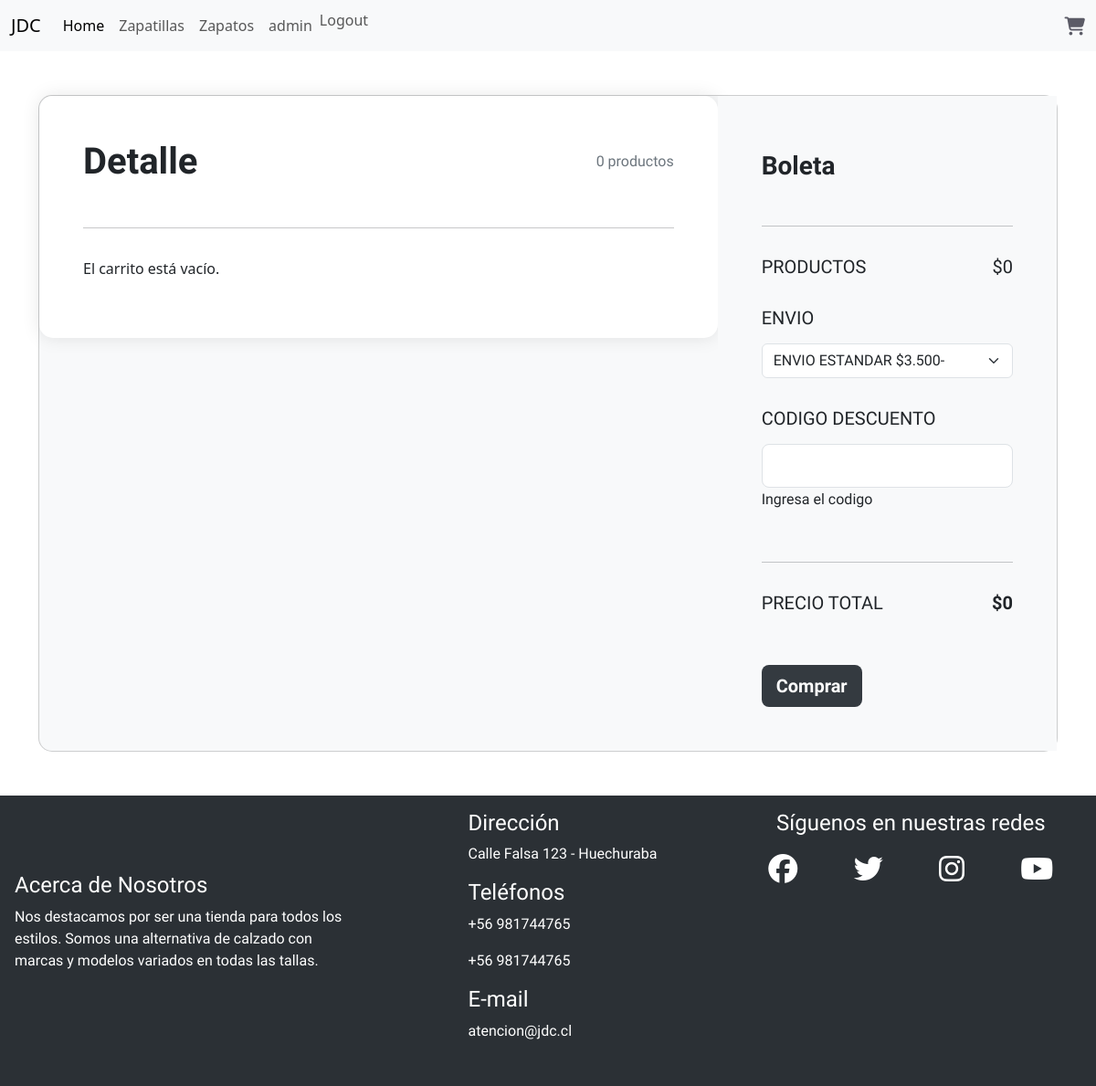
Page /carrito/ (signed in) on the earlier database version.
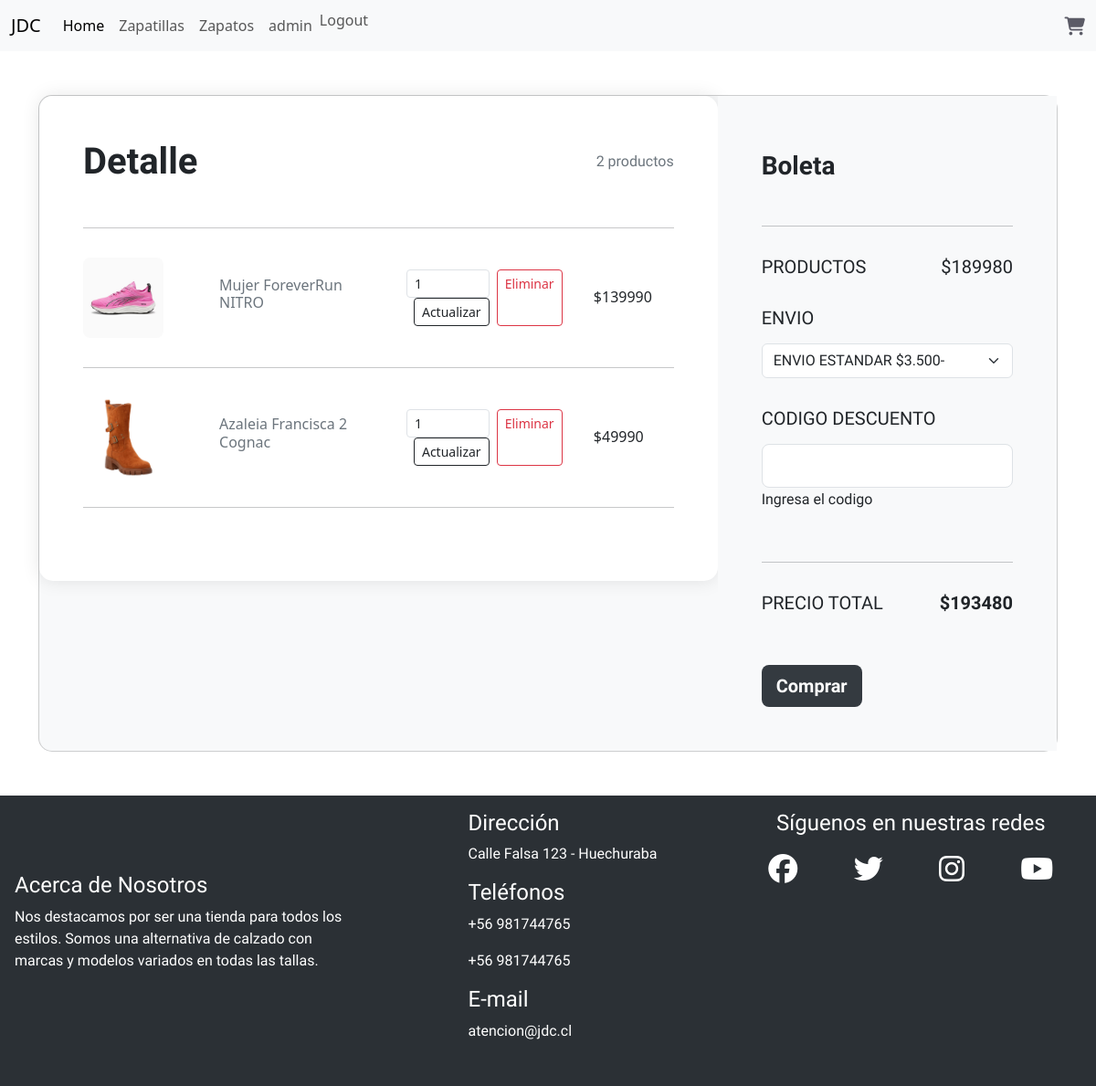
Same page on the later database version.
### carrito/models.py (models this page shows, shortened)
class ItemCarrito(models.Model):
    carrito = models.ForeignKey(Carrito, related_name='items', on_delete=models.CASCADE)
    producto = models.ForeignKey(Producto, on_delete=models.CASCADE)
    cantidad = models.IntegerField(default=1)
    def total(self):
        return self.producto.precio * self.cantidad

### store/models.py (models this page shows, shortened)
class Producto(models.Model):
    id_producto = models.AutoField(db_column="id_producto",primary_key=True)
    nombre_prod = models.CharField(max_length=100,blank=False,null=False)
    id_marca = models.ForeignKey("Marca",on_delete=models.CASCADE, db_column='id_marca')
    id_cat = models.ForeignKey("Categoria",on_delete=models.CASCADE, db_column='id_cat')
    descripcion = models.CharField(max_length=300,null=False)
    imagen = models.ImageField(upload_to='tienda',null=True)
    precio = models.IntegerField(null=False, default=0)
    tags = models.ManyToManyField(Tag)
    cantidad = models.IntegerField(null=False)
    tallas = models.ManyToManyField(Talla)
    disponible = models.BooleanField(default=True)
    class Meta:
        ordering=['id_marca']

### index/views.py (the view)
# urls.py: path('', views.mostrar_carrito, name='mostrar_carrito'),
def mostrar_carrito(request):
    carrito_id = request.session.get('carrito_id')
    if carrito_id:
        try:
            carrito = Carrito.objects.get(id=carrito_id)
        except Carrito.DoesNotExist:
            carrito = None
        if carrito:
            items = carrito.items.all()
            subtotal = sum(item.total() for item in items)
            total = subtotal + 3500
        else:
            items = []
            subtotal = 0
            total = 0
    else:
        items = []
        subtotal = 0
        total = 0
    context = {
        'items': items,
        'subtotal': subtotal,
        'total': total,
    }
    return render(request, 'carrito/carrito.html', context)

### carrito/templates/carrito/carrito.html (shortened to what this page needs)
{% extends 'index/base.html' %}
{% load static %}
{% block content %}
<section class="h-100 h-custom carro">
    <div class="container py-5 h-100">
        <div class="row d-flex justify-content-center align-items-center h-100">
            <div class="col-12">
                <div class="card card-registration card-registration-2" style="border-radius: 15px;">
                    <div class="card-body p-0">
                        <div class="row g-0">
                            <div class="col-lg-8">
                                <div class="p-5" id="carritoCol">
                                    <div class="d-flex justify-content-between align-items-center mb-5">
                                        <h1 class="fw-bold mb-0 kanit-semibold">Detalle</h1>
                                        <h6 class="mb-0 text-muted kanit-light" id="itemCount">{{ items|length }} productos</h6>
                                    </div>
                                    <hr class="my-4">
                                    {% for item in items %}
                                        <div class="row mb-4 d-flex justify-content-between align-items-center">
                                            <div class="col-md-2 col-lg-2 col-xl-2">
                                                <img src="{{ item.producto.imagen.url }}" class="img-fluid rounded-3" alt="{{ item.producto.nombre_prod }}">
                                            </div>
                                            <div class="col-md-3 col-lg-3 col-xl-3">
                                                <h6 class="text-muted">{{ item.producto.nombre_prod }}</h6>
                                            </div>
                                            <div class="col-md-3 col-lg-3 col-xl-2 d-flex">
                                                <form method="POST" action="{% url 'carrito:actualizar_item' item.id %}">
                                                    <input name="quantity" value="{{ item.cantidad }}" type="number" class="form-control form-control-sm" />
                                                    <button type="submit" class="btn btn-sm btn-outline-dark ms-2">Actualizar</button>
                                                </form>
                                                <a href="{% url 'carrito:eliminar_item' item.id %}" class="btn btn-sm btn-outline-danger ms-2">Eliminar</a>
                                            </div>
                                            <div class="col-md-3 col-lg-2 col-xl-2 offset-lg-1">
                                                <h6 class="mb-0">${{ item.total }}</h6>
                                            </div>
                                        </div>
                                        <hr class="my-4">
                                    {% empty %}
                                        <p>El carrito está vacío.</p>
                                    {% endfor %}
                                </div>
                            </div>
                            <div class="col-lg-4 bg-grey">
                                <div class="p-5">
                                    <h3 class="fw-bold mb-5 mt-2 pt-1 kanit-semibold">Boleta</h3>
                                    <hr class="my-4">
                                    <div class="d-flex justify-content-between mb-4">
                                        <h5 class="text-uppercase kanit-regular">Productos </h5>
                                        <h5 class="kanit-regular" id="subTotal">${{ subtotal }}</h5>
                                    </div>
                                    <h5 class="text-uppercase mb-3 kanit-regular">Envio</h5>
                                    <div class="mb-4 pb-2">
                                        <select id="selectEnvio" class="form-select kanit-regular">
                                            <option value="1">ENVIO ESTANDAR $3.500-</option>
                                        </select>
                                    </div>
                                    <h5 class="text-uppercase mb-3 kanit-regular">Codigo descuento</h5>
                                    <div class="mb-5">
                                        <div class="form-outline">
                                            <input type="text" id="form3Examplea2" class="form-control form-control-lg" />
                                            <label class="form-label kanit-light" for="form3Examplea2">Ingresa el codigo</label>
                                        </div>
                                    </div>
                                    <hr class="my-4">
                                    <div class="d-flex justify-content-between mb-5">
                                        <h5 class="text-uppercase kanit-regular">Precio total</h5>
                                        <h5 class="kanit-semibold" id="totalPrice">${{ total }}</h5>
                                    </div>
                                    <form method="POST" action="{% url 'carrito:generar_boleta' %}">
                                        <button type="submit" class="btn btn-dark btn-block btn-lg kanit-semibold">Comprar</button>
                                    </form>
                                </div>
                            </div>
                        </div>
                    </div>
                </div>
            </div>
        </div>
    </div>
</section>
{% endblock %}

### index/templates/index/base.html (shortened to what this page needs)
<!DOCTYPE html>
<html lang="en">
<head>
    {% load static %}
    <link href="https://cdn.jsdelivr.net/npm/bootstrap@5.3.3/dist/css/bootstrap.min.css" rel="stylesheet">
    <link rel="stylesheet" href="{% static 'index/css/styles.css' %}">
</head>
<body>
    {% block navbar %}
        <nav class="navbar navbar-expand-lg bg-body-tertiary">
            <div class="container-fluid">
                <a class="navbar-brand" href="{% url 'index:index' %}">JDC</a>
                <div class="collapse navbar-collapse" id="navbarNavDropdown">
                    <ul class="navbar-nav">
                        <li class="nav-item">
                            <a class="nav-link active" aria-current="page" href="{% url 'index:index' %}">Home</a>
                        </li>
                        <li class="nav-item">
                            <a class="nav-link" href="{% url 'store:zapatillas' %}">Zapatillas</a>
                        </li>
                        <li class="nav-item">
                            <a class="nav-link" href="{% url 'store:zapatos' %}">Zapatos</a>
                        </li>
                        {% if request.user.is_authenticated %}
                            <li class="nav-item">
                                <a class="nav-link" href="{% url 'login' %}">{{ request.user.username }}</a>
                            </li>
                            <li class="nav-item">
                                <form method="POST" action="{% url 'logout' %}" style="display:inline;">
                                    <button type="submit" class="nav-link btn btn-link" style="display:inline; padding: 0; border: none; background: none;">Logout</button>
                                </form>
                            </li>
                        {% else %}
                            <li class="nav-item">
                                <a class="nav-link" href="{% url 'login' %}">Login</a>
                            </li>
                        {% endif %}
                    </ul>
                </div>
                <a href="{% url 'carrito:mostrar_carrito' %}">
                    <i class="fa-solid fa-cart-shopping fa-lg icon-color"></i>
                </a>
            </div>
        </nav>
    {% endblock %}
    {% block content %}
    {% endblock %}
    {% block footer %}
        <footer class="container-fluid footer p-3">
            <div class="row">
                <div class="col-xl-4 col-lg-4 col-md-4 col-sm-12 col-xs-12 d-flex flex-column justify-content-center">
                    <h4 class="kanit-regular">Acerca de Nosotros</h4>
                    <p class="kanit-light">Nos destacamos por ser una tienda para todos los estilos. Somos una alternativa de calzado con marcas y modelos variados en todas las tallas.<br><br>
                    </p>
                </div>
                <div class="col-xl-4 col-lg-4 col-md-4 col-sm-12 col-xs-12 d-flex flex-column align-items-center">
                    <ul>
                        <li><h4 class="kanit-regular">Dirección</h4></li>
                        <li><p class="kanit-light">Calle Falsa 123 - Huechuraba</p></li>
                        <li><h4 class="kanit-regular">Teléfonos</h4></li>
                        <li><p class="kanit-light">+56 981744765</p></li>
                        <li><p class="kanit-light">+56 981744765</p></li>
                        <li><h4 class="kanit-regular">E-mail</h4></li>
                        <li><p class="kanit-light">atencion@jdc.cl</p></li>
                    </ul>
                </div>
                <div class="col-xl-4 col-lg-4 col-md-4 col-sm-12 col-xs-12">
                    <h4 class="text-center d-flex justify-content-center kanit-regular">Síguenos en nuestras redes</h4>
                    <ul class="d-flex justify-content-around p-0 mt-4">
                        <li><a href="https://www.facebook.com/?locale=es_LA"><i class="fa-brands fa-facebook fa-2xl"></i></a></li>
                        <li><a href="https://twitter.com/"><i class="fa-brands fa-twitter fa-2xl"></i></a></li>
                        <li><a href="https://www.instagram.com/"><i class="fa-brands fa-instagram fa-2xl"></i></a></li>
                        <li><a href="https://www.youtube.com/"><i class="fa-brands fa-youtube fa-2xl"></i></a></li>
                    </ul>
                </div>
            </div>
        </footer>
    {% endblock %}
</body>
</html>

### index/static/index/css/styles.css (style rules this page uses)
.kanit-light { font-family: "Kanit", sans-serif; font-weight: 300; font-style: normal; }
.kanit-regular { font-family: "Kanit", sans-serif; font-weight: 400; font-style: normal; }
.kanit-semibold { font-family: "Kanit", sans-serif !important; font-weight: 600; font-style: normal; }
.footer { background-color: #2b3035; color:white; }
.footer ul { list-style: none; }
.footer i { color:white; }
.icon-color { color:#5B5B66; }
#carritoCol { background-color: #fff; border-radius: 15px; box-shadow: 0px 0px 20px rgba(0, 0, 0, 0.1); padding: 20px; }
.card-registration-2 { background-color: #f8f9fa; }
.bg-grey { background-color: #f8f9fa !important; }
.btn-dark { background-color: #343a40; color: #fff; border: none; }
.text-uppercase { text-transform: uppercase; }
.mb-5 { margin-bottom: 3rem; }
.mt-2 { margin-top: 0.5rem; }
.pt-1 { padding-top: 0.25rem; }
.mb-0 { margin-bottom: 0 !important; }
.mb-4 { margin-bottom: 1.5rem !important; }
.mb-3 { margin-bottom: 1rem !important; }
.pb-2 { padding-bottom: 0.5rem !important; }
.my-4 { margin-top: 2rem !important; margin-bottom: 2rem !important; }
.text-muted { color: #6c757d !important; }
.kanit-semibold { font-weight: 600; }
.kanit-light { font-weight: 300; }
.kanit-regular { font-weight: 400; }

Differences in the rows shown:
added ItemCarrito: producto.imagen (picture), producto.nombre_prod "Mujer ForeverRun NITRO", quantity "1", total "139990"
added ItemCarrito: producto.imagen (picture), producto.nombre_prod "Azaleia Francisca 2 Cognac", quantity "1", total "49990"
Other differences:
{{ items|length }}: "0" → "2"
{{ subtotal }}: "0" → "189980"
{{ total }}: "0" → "193480"
text no longer shown: "El carrito está vacío."
